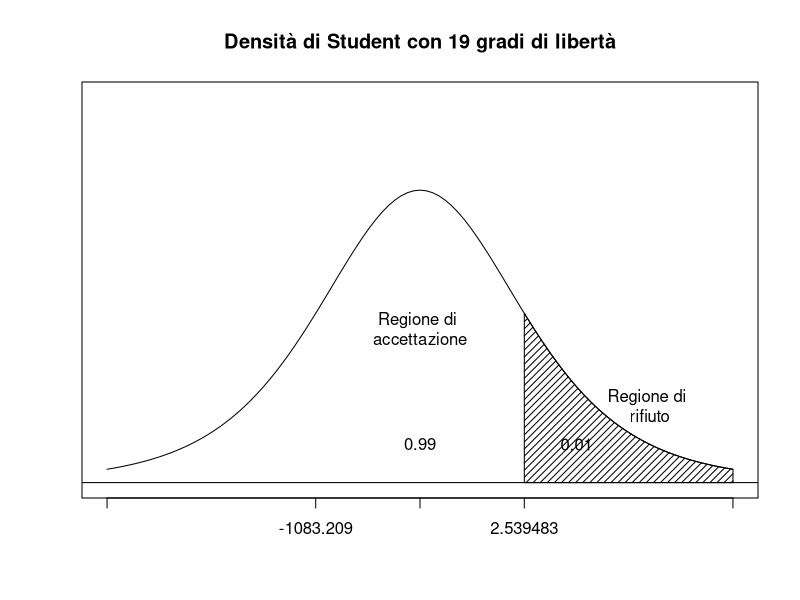

The R source for this figure:
library(readxl)

data <- read_excel("dataset_puliti/nascite_arrotondato.xlsx")

# Elimino le colonne che non mi servono per l'analisi,
# lascio solo la colonna del 2021 e quella dei Paesi
data <- data[, c("Country", "2021")]

# Seleziono i paesi che hanno un valore nel 2021 inferiore a 100
data <- data[(data$`2021` < 100), ]

View(data)

# Trasformo la colonna del 2021 in un array
data_array <- as.array(data$`2021`)
data_array

################################################################################
#------------------- Criterio del Chi-Quadrato --------------------------------#
################################################################################
#---------- Verifico se è una distribuzione normale

n <- length(data_array) # Numero di elementi
n

m <- mean(data_array) # Media
m

sd <- sd(data_array) # Deviazione standard
sd

# Utilizzo i quantili della distribuzione normale per determinare i sottoinsiemi
a <-  numeric(4)
for(i in 1:4)
  a[i] <- qnorm(0.2 * i, mean = m, sd = sd)
a

# Numero di elementi nei vari intervalli
r <- 5
nint <- numeric(r)
nint[1] <- length(which(data_array < a[1]))
nint[2] <- length(which((data_array >= a[1]) & (data_array < a[2])))
nint[3] <- length(which((data_array >= a[2]) & (data_array < a[3])))
nint[4] <- length(which((data_array >= a[3]) & (data_array < a[4])))
nint[5] <- length(which(data_array >= a[4]))
nint

chi2 <- sum(((nint - n * 0.2)/sqrt(n * 0.2))^2)
chi2

r <- 5
k <- 2
alpha <- 0.05

# Se chi2 è compreso tra i due quantili, allora la popolazione è normale
# altrimenti non è normale
chi2 > qchisq(alpha/2, df=r-k-1) && chi2 < qchisq(1-alpha/2, df=r-k-1)

################################################################################
#----------------------------- Stima puntuale ---------------------------------#
################################################################################

# Calcolo la stima puntuale della media
stima_mu <- mean(data_array)
stima_mu

var <- var(data_array) # Varianza
var

n <- length(data_array) # Numero di elementi
n

# Calcolo la stima puntuale della varianza
stima_sigma2 <- (length(data_array)-1) * var/n
stima_sigma2

################################################################################
#------------------------- Intervalli di confidenza ---------------------------#
################################################################################
               #-------------- Metodo pivotale --------------#
#-------- Intervallo di confidenza per il valore medio con varianza NON nota

mean <- mean(data_array) # Media
mean

sd <- sd(data_array) # Deviazione standard
sd

alpha <- 1 - 0.95 

qt(1-alpha/2, df = n - 1) 

n <- length(data_array) # Numero di elementi
n

# Calcolo l'intervallo di confidenza
lim_inf <- mean - qt(1 - alpha/2, df = n - 1) * sd/sqrt(n)
lim_inf

lim_sup <- mean + qt(1 - alpha/2, df = n - 1) * sd/sqrt(n)
lim_sup

# Verifico se la media è compresa nell'intervallo di confidenza
mean > lim_inf && mean < lim_sup

################################################################################
#-------- Intervallo di confidenza per la varianza con valore medio NON noto

mean <- mean(data_array) # Media
mean

var <- var(data_array) # Varianza
var

n <- length(data_array) # Numero di elementi
n

alpha <- 1 - 0.95
alpha

# Calcolo l'intervallo di confidenza
X2_alpha <- qchisq(alpha/2, df = n - 1)
X2_alpha

X2_1alpha <- qchisq(1 - alpha/2, df = n - 1)
X2_1alpha

lim_inf <- (n - 1) * var / X2_1alpha
lim_inf

lim_sup <- (n - 1) * var / X2_alpha
lim_sup

# Verifico se la varianza è compresa nell'intervallo di confidenza
var > lim_inf && var < lim_sup

################################################################################
#-------------------- Confronto tra due popolazioni ---------------------------#
################################################################################

# Carico il dataset
data2 <- read_excel("dataset_puliti/nascite_arrotondato.xlsx")

# Elimino le colonne che non mi servono per l'analisi,
# lascio solo la colonna del 2010 e quella dei Paesi
data2 <- data2[, c("Country", "2010")]

# Selezioni i nomi dei Paesi che nel 2021 hanno un valore inferiore a 100
nomi_paesi <- data$Country

# Seleziono gli stessi paesi nel dataset del 2010
data2 <- data2[data2$Country %in% nomi_paesi, ]

View(data2)

# Trasformo la colonna del 2010 in un array
data_array2 <- as.array(data2$`2010`)
data_array2

#------------------- Criterio del Chi-Quadrato --------------------------------#
#--------- Verifico se è una distribuzione normale

n2 <- length(data_array2) # Numero di elementi
n2

mean2 <- mean(data_array2) # Media
mean2

sd2 <- sd(data_array2) # Deviazione standard
sd2

# Utilizzo i quantili della distribuzione normale per determinare i sottoinsiemi
a2 <-  numeric(4)
for(i in 1:4)
  a2[i] <- qnorm(0.2 * i, mean = mean2, sd = sd2)
a2

# Numero di elementi nei vari intervalli
r2 <- 5
nint2 <- numeric(r2)
nint2[1] <- length(which(data_array2 < a2[1]))
nint2[2] <- length(which((data_array2 >= a2[1]) & (data_array2 < a2[2])))
nint2[3] <- length(which((data_array2 >= a2[2]) & (data_array2 < a2[3])))
nint2[4] <- length(which((data_array2 >= a2[3]) & (data_array2 < a2[4])))
nint2[5] <- length(which(data_array2 >= a2[4]))
nint2

chi2 <- sum(((nint2 - n2 * 0.2)/sqrt(n2 * 0.2))^2)
chi2

r2 <- 5
k2 <- 2
alpha <- 0.05

# Se chi2 è compreso tra i due quantili, allora la popolazione è normale
# altrimenti non è normale

chi2 > qchisq(alpha/2, df=r2-k2-1) && chi2 < qchisq(1-alpha/2, df=r2-k2-1)

#--------- Intervallo di confidenza per i valori medi con varianze NON note
alpha <- 1 - 0.99

qnorm(1 - alpha/2, mean = 0, sd = 1)

# Numero di elementi
n <- 20

# Medie
mean1 <- mean(data_array)
mean1

mean2 <- mean(data_array2)
mean2

# Deviazioni standard
sigma1 <- sd(data_array)
sigma1

sigma2 <- sd(data_array2)
sigma2

# Calcolo l'intervallo di confidenza
lim_inf <- mean1 - mean2 - qnorm(1 - alpha/2, mean = 0, sd = 1) * sqrt(sigma1^2/n + sigma2^2/n)
lim_inf

lim_sup <- mean1 - mean2 + qnorm(1 - alpha/2, mean = 0, sd = 1) * sqrt(sigma1^2/n + sigma2^2/n)
lim_sup


################################################################################
#------------------------- Verifica delle ipotesi -----------------------------#
################################################################################

#-------- Test unilatera sinistro
alpha <- 0.01
mu0 <-  7000
n <- length(data_array)

qt(1 - alpha, df = n - 1)

# Media 
mean <- mean(data_array)

# Deviazione standard
sd <- sd(data_array)

# Stima statistica del test considerato
stima <- (mean - mu0)/(sd/sqrt(n))
stima

p_value <- 1 - pt(stima, df = n - 1)
p_value

p_value > alpha

# Grafico della densità t di Student
curve(dt(x, df = 5),
      from = -3,
      to = 3,
      axes = FALSE,
      ylim = c(0, 0.5),
      xlab = "",
      ylab = "",
      main = "Densità di Student con 19 gradi di libertà")
text(0, 0.05, 0.99)
text(0, 0.2, "Regione di \naccettazione")
axis(1, c(-3, -1, 0, 1, 3), c("", "-1083.209", "", "2.539483", ""))
vals <- seq(1, 3, length = 100)
x <- c(1, vals, 3, 1)
y <- c(0, dt(vals, df = 5), 0, 0)
polygon(x, y, density = 20, angle = 45)
abline(h = 0)
text(1.5, 0.05, 0.01)
text(2.2, 0.1, "Regione di \nrifiuto")
box()

